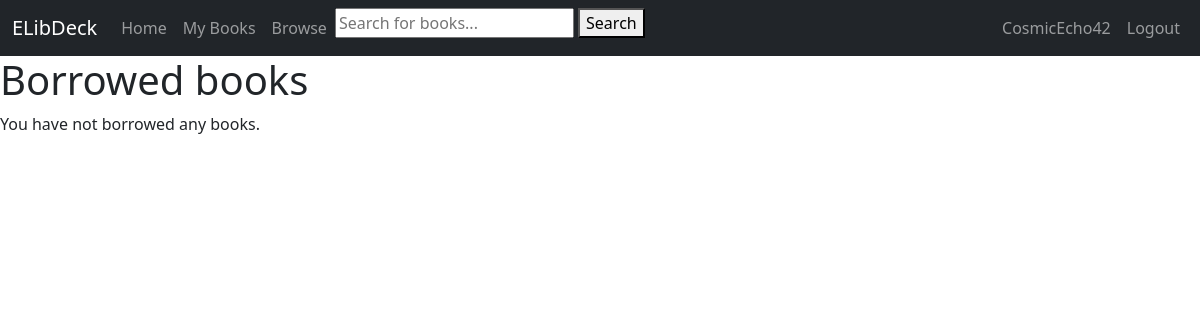
The app's page /profile/books (signed in), older data.
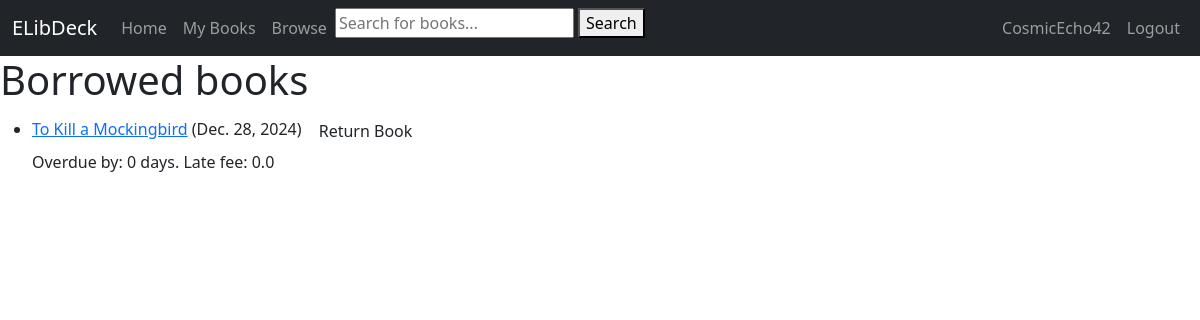
The same page, newer data.
### books_catalog/models.py (models this page shows, shortened)
class BookInstance(models.Model):
    id = models.UUIDField(primary_key=True, default=uuid.uuid4,
                          help_text="Unique ID for this particular book across whole library")
    book = models.ForeignKey('Book', on_delete=models.RESTRICT, null=True)
    imprint = models.CharField(max_length=200, blank=True, null=True)
    due_date = models.DateField(null=True, blank=True)
    borrower = models.ForeignKey(settings.AUTH_USER_MODEL, on_delete=models.SET_NULL, null=True, blank=True)
    LOAN_STATUS = (
        ('o', 'On loan'),
        ('a', 'Available'),
        ('r', 'Reserved'),
    )
    LATE_FEE = 5.0
    status = models.CharField(
        max_length=1,
        choices=LOAN_STATUS,
        blank=True,
        default='m',
        help_text='Book availability',
    )
    class Meta:
        ordering = ['due_date']
        permissions = (("can_mark_returned", "Set book as returned"),)
    @property
    def is_overdue(self):
        return bool(self.due_date and date.today() > self.due_date)
    @property
    def overdue_by(self):
        if self.is_overdue and self.status == 'o':
            return (date.today() - self.due_date).days
        return 0
    @property
    def late_fees(self):
        return self.overdue_by * self.LATE_FEE

class Book(models.Model):
    title = models.CharField(max_length=255, blank=True, null=True, help_text='Title of book')
    author = models.ForeignKey('Author', on_delete=models.RESTRICT, null=True)
    summary = models.TextField(max_length=1000, help_text="Enter a brief description of the book.", blank=True, null=True)
    isbn = models.CharField('ISBN', max_length=13, unique=True, help_text='13 character ISBN', blank=True, null=True)
    genre = models.ManyToManyField(Genre, help_text='Select a genre for this book.')
    publication_date = models.IntegerField(blank=True, null=True, help_text='Date of publication')
    class Meta:
        ordering = ['title', '-publication_date']

### books_catalog/views.py (the view)
# urls.py: path('profile/books', views.LoanedToUserListView.as_view(), name='profile-books'),
class LoanedToUserListView(LoginRequiredMixin, generic.ListView):
    model = BookInstance
    template_name = 'books_catalog/bookinstance_borrowed_user.html'
    context_object_name = 'bookinstance_list'
    paginate_by = 10
    def get_queryset(self):
        return (
            BookInstance.objects.filter(borrower=self.request.user)
            .filter(status__exact='o')
            .order_by('due_date')
        )

### books_catalog/templates/books_catalog/bookinstance_borrowed_user.html
{% extends "generic.html" %}
{% block content %}
    <h1>Borrowed books</h1>
    {% if bookinstance_list %}
        <ul>
            {% for bookinst in bookinstance_list %}
                <li class="{% if bookinst.is_overdue %}text-danger{% endif %}">
                    <a href="{% url 'books_catalog:book-detail' bookinst.book.pk %}">{{ bookinst.book.title }}</a>
                    ({{ bookinst.due_date }})
                    <a href="{% url 'books_catalog:return-book' bookinst.id %}" class="btn">Return
                        Book</a>
                    <p>
                        Overdue by: {{ bookinst.overdue_by }} days. Late fee: {{ bookinst.late_fees }}
                    </p>
                </li>
            {% endfor %}
        </ul>
    {% else %}
        <p>You have not borrowed any books.</p>
    {% endif %}
{% endblock %}

Row changes from the older to the newer data that the page shows:
now on this page (row edited): BookInstance: book "To Kill a Mockingbird", due_date "Dec. 28, 2024", overdue_by "0", late_fees "0.0"
Text that changed along with them:
text no longer shown: "You have not borrowed any books."
